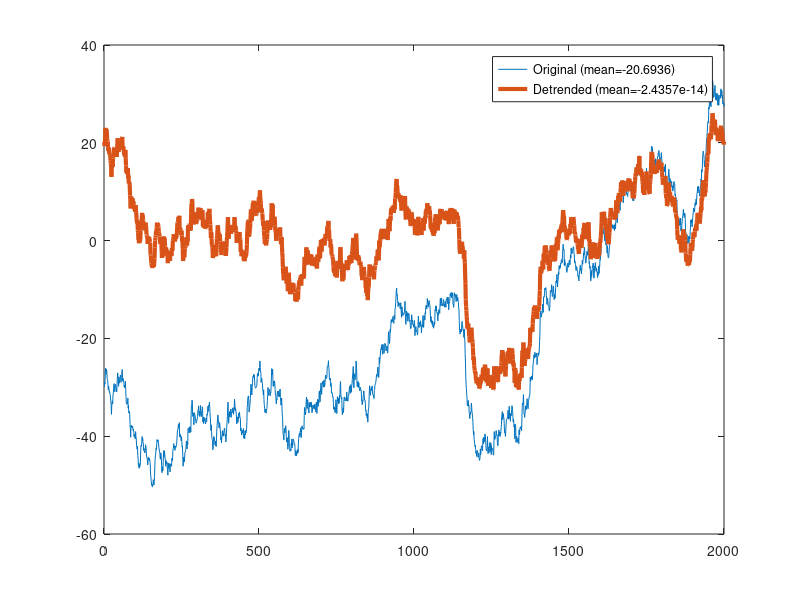

Source code (MATLAB):
clc, clear, close all;
% randn('seed', 50);

n = 2000;
signal = cumsum(randn(1,n)) + linspace(-30,30,n);

% linear detrending
detsignal = detrend(signal);

% plot signal and detrended signal
figure(1), clf
plot(1:n,signal, 1:n,detsignal,'linew',3)
legend({ ['Original (mean=' num2str(mean(signal)) ')' ];[ 'Detrended (mean=' num2str(mean(detsignal)) ')' ]})